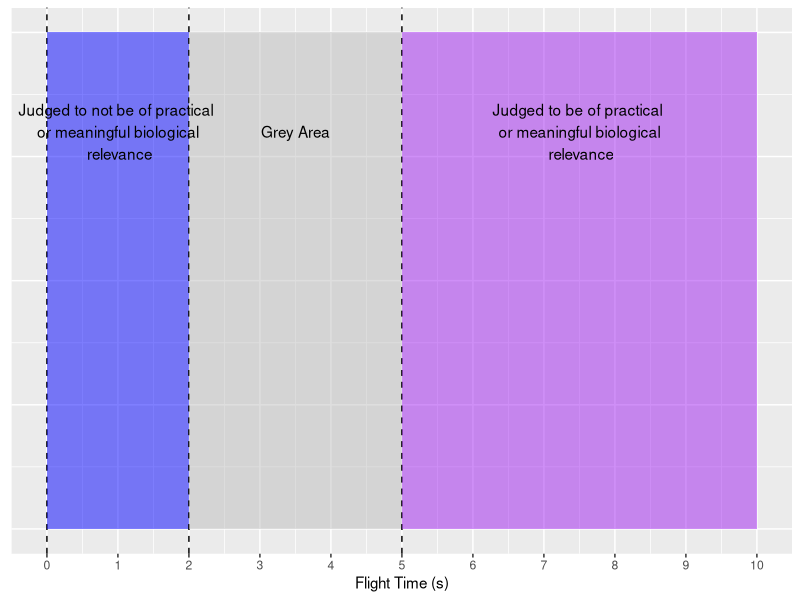

The R source for this figure:
library(ggplot2)

meaningful_flight <- ggplot()  + 
  theme(axis.title.y =element_blank(),axis.text.y=element_blank(), axis.ticks.y=element_blank()) +
  scale_x_continuous(limits = c(0, 10), breaks = seq(0,10,1)) +
  ylab("") + xlab("Flight Time (s)")  +
  geom_vline(xintercept = 0, linetype = "dashed") + geom_rect(aes(xmin = 0, xmax = 2, ymin = 0, ymax = 10), fill = "blue", alpha = 0.5) +
  geom_vline(xintercept = 2, linetype = "dashed") + geom_rect(aes(xmin = 2, xmax = 5, ymin = 0, ymax = 10), fill = "grey", alpha = 0.5) +
  geom_vline(xintercept = 5, linetype = "dashed") + geom_rect(aes(xmin = 5, xmax = 10, ymin = 0, ymax = 10), fill = "purple", alpha = 0.5) + 
  annotate("text", x = 1, y = 8, label = "Judged to not be of practical \n or meaningful biological \n relevance") +
  annotate("text", x = 3.5, y = 8, label = "Grey Area") +
  annotate("text", x = 7.5, y = 8, label = "Judged to be of practical \n or meaningful biological \n relevance") 

meaningful_flight
